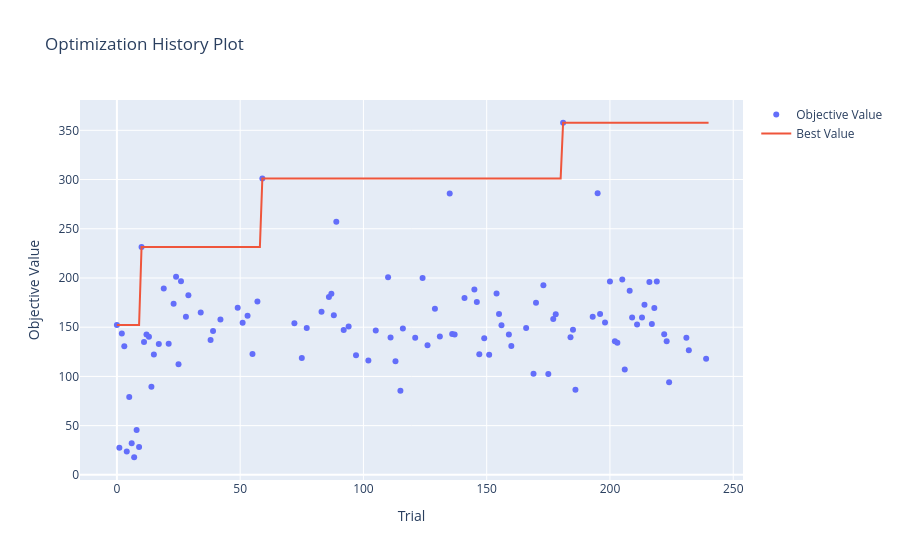
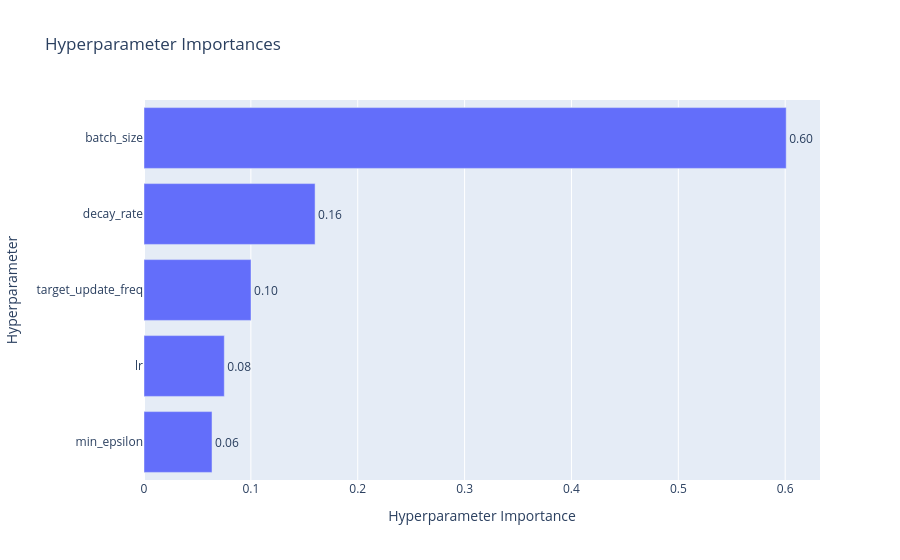
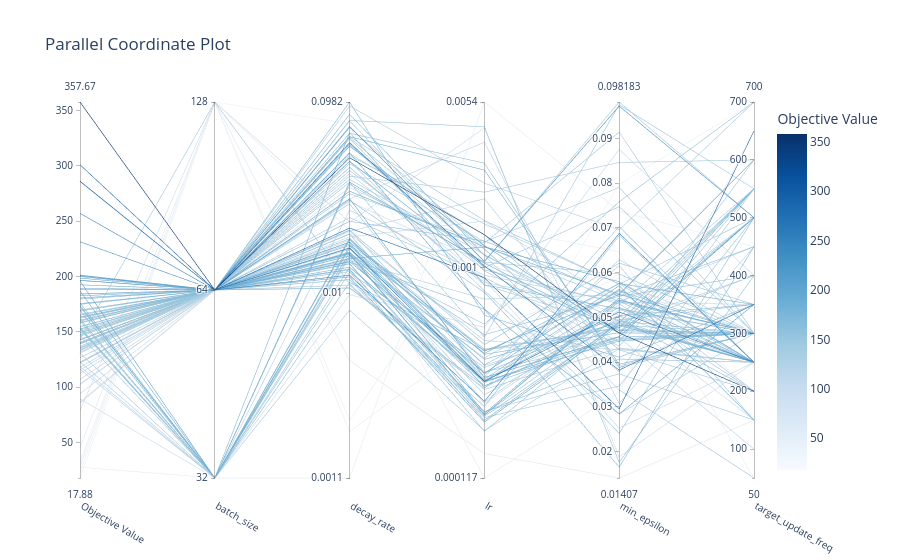

The code cell stored with these charts, in order, in its notebook:
### Code cell
from pathlib import Path

BASE_DIR = Path("../dqn_hyperparams")
BASE_DIR.mkdir(exist_ok=True)

study = hyperparameter_search(
    env_id="CartPole-v1",

    experiment_folder="cartpole_optuna",

    n_trials=20,

    seed=42,

    fixed={
        "max_steps": 500,
        "max_epsilon": 1.0,
    },

    storage=f"sqlite:///{BASE_DIR / 'optuna_dqn.db'}",

    results_path=str(BASE_DIR / "hparam_results.json"),

    all_trials_path=str(BASE_DIR / "all_trials.jsonl"),

    converged_trials_path=str(BASE_DIR / "converged_trials.jsonl"),

    show_plots=True,
)
